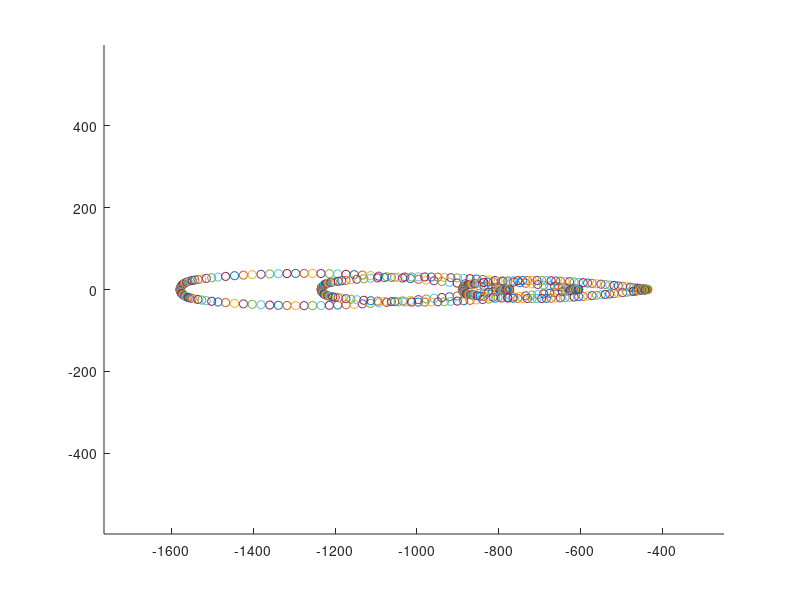
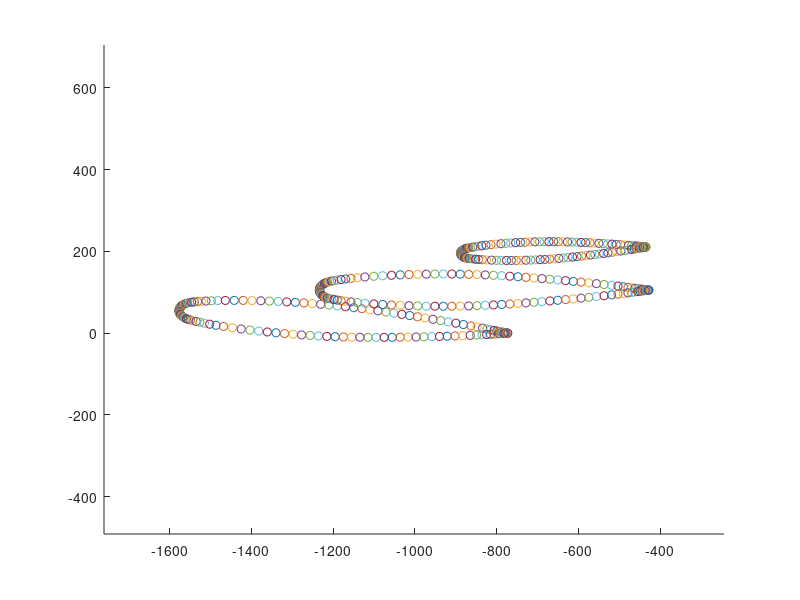

The MATLAB script that drew these images, in order:
%%%%%%%%%%%%%%%%%%%%%%%%%%%%%%%%%%%%%%%%%%%%%%%%%%%%%%%%%%%%%%%%%%%%%%
%       Hicks-Henne Bump function Parameterization                   %
%                   16 Aug 2016                                      %
%             3D Wing parameterization                               %
%%%%%%%%%%%%%%%%%%%%%%%%%%%%%%%%%%%%%%%%%%%%%%%%%%%%%%%%%%%%%%%%%%%%%%
clear all;
close all;
clc;
format long;
panels = 3;
hh = 5;
t_b = 4;
load airfoils/oneraup.txt
load airfoils/oneradown.txt
load dp/dispx.txt
load dp/dispy.txt
load dp/dp.txt
load dp/scale.txt
load dp/twist.txt
ubase = oneraup(:,2);
xu = oneraup(:,1);
lbase = oneradown(:,2);
xl = oneradown(:,1);
dispx = dispx(:,1);
dispy = dispy(:,1);
scale = scale(:,1);
twistnew = twist(:,1);
dpas = dp(:,1);
dpbs = dp(:,2);
for i = 1:panels
    for j = 1:hh
        dpa(i,j) = dpas((i-1)*hh + j);
        dpb(i,j) = dpbs((i-1)*hh + j);
    end
end



ypanelpos = zeros(panels,1);
xpanelpos = zeros(panels,1);
chordlen = zeros(panels,1);
ubasepanel = zeros(panels,size(ubase,1));
lbasepanel = zeros(panels,size(lbase,1));
unewpanel = zeros(panels,size(ubase,1));
lnewpanel = zeros(panels,size(lbase,1));
xubasepanel = zeros(panels,size(ubase,1));
xlbasepanel = zeros(panels,size(lbase,1));
xunewpanel = zeros(panels,size(ubase,1));
xlnewpanel = zeros(panels,size(lbase,1));
twist = zeros(panels,1);


span = 1196.3;
tspan = 2734.5;
xspan = 1578.7;
sweep = 26.7;
leangle = 60;
teangle = 74.219120;
sweep = sweep*pi/180;
leangle = leangle*pi/180;
teangle = teangle*pi/180;
ypanelpos = 0:span/(panels-1):span;

for i = 1:panels
    h = 1/(hh+1);
    bump_pos = 0+h:h:1-h;
    
    xpanelpos(i) = (tspan-ypanelpos(i))/tan(0.5*pi-sweep);
    chordlen(i) = ((tspan-ypanelpos(i))/tan(leangle)) - ((tspan-ypanelpos(i))/tan(teangle));
    %Scaling
    ubasepanel(i,:) = chordlen(i).*ubase;
    lbasepanel(i,:) = chordlen(i).*lbase;
    xubasepanel(i,:) = chordlen(i).*xu;
    xlbasepanel(i,:) = chordlen(i).*xl;
    %Translating
    xubasepanel(i,:) = xubasepanel(i,:) - (tspan-ypanelpos(i))/tan(leangle);
    xlbasepanel(i,:) = xlbasepanel(i,:) - (tspan-ypanelpos(i))/tan(leangle);
    % Twisting
    xubasepanel(i,:) = (xubasepanel(i,:) - xubasepanel(i,size(ubase,1)))*cos(twist(i)*pi/180) + ...
        (ubasepanel(i,:) - ubasepanel(i,size(ubase,1)))*sin(twist(i)*pi/180) + xubasepanel(i,size(ubase,1));
    ubasepanel(i,:) = -(xubasepanel(i,:) - xubasepanel(i,size(ubase,1)))*sin(twist(i)*pi/180) + ...
        (ubasepanel(i,:) - ubasepanel(i,size(ubase,1)))*cos(twist(i)*pi/180) + ubasepanel(i,size(ubase,1));
    xlbasepanel(i,:) = (xlbasepanel(i,:) - xlbasepanel(i,size(lbase,1)))*cos(twist(i)*pi/180) + ...
        (lbasepanel(i,:) - lbasepanel(i,size(lbase,1)))*sin(twist(i)*pi/180) + xlbasepanel(i,size(ubase,1));
    lbasepanel(i,:) = -(xlbasepanel(i,:) - xlbasepanel(i,size(lbase,1)))*sin(twist(i)*pi/180) + ...
        (lbasepanel(i,:) - lbasepanel(i,size(lbase,1)))*cos(twist(i)*pi/180) + lbasepanel(i,size(ubase,1));
    %Plotting
    figure(1);
    hold on;
    for j = 1:size(ubase,1)
       scatter3(xubasepanel(i,j),ubasepanel(i,j),ypanelpos(i),'r*');
    end
    for j = 1:size(lbase,1)
       scatter3(xlbasepanel(i,j),lbasepanel(i,j),ypanelpos(i),'r*');
    end
    axis equal tight;

    %Updating
    
    %Untwisting
    xunewpanel(i,:) = (xubasepanel(i,:) - xubasepanel(i,size(ubase,1)))*cos(-twist(i)*pi/180) + ...
        (ubasepanel(i,:) - ubasepanel(i,size(ubase,1)))*sin(-twist(i)*pi/180) + xubasepanel(i,size(ubase,1));
    unewpanel(i,:) = -(xubasepanel(i,:) - xubasepanel(i,size(ubase,1)))*sin(-twist(i)*pi/180) + ...
        (ubasepanel(i,:) - ubasepanel(i,size(ubase,1)))*cos(-twist(i)*pi/180) + ubasepanel(i,size(ubase,1));
    xlnewpanel(i,:) = (xlbasepanel(i,:) - xlbasepanel(i,size(lbase,1)))*cos(-twist(i)*pi/180) + ...
        (lbasepanel(i,:) - lbasepanel(i,size(lbase,1)))*sin(-twist(i)*pi/180) + xlbasepanel(i,size(ubase,1));
    lnewpanel(i,:) = -(xlbasepanel(i,:) - xlbasepanel(i,size(lbase,1)))*sin(-twist(i)*pi/180) + ...
        (lbasepanel(i,:) - lbasepanel(i,size(lbase,1)))*cos(-twist(i)*pi/180) + lbasepanel(i,size(ubase,1));
    %Translating back
    xunewpanel(i,:) = xunewpanel(i,:) + (tspan-ypanelpos(i))/tan(leangle);
    xlnewpanel(i,:) = xlnewpanel(i,:) + (tspan-ypanelpos(i))/tan(leangle); 
    %Scaling down
    unewpanel(i,:) = unewpanel(i,:)./chordlen(i);
    lnewpanel(i,:) = lnewpanel(i,:)./chordlen(i);
    xunewpanel(i,:) = xunewpanel(i,:)./chordlen(i);
    xlnewpanel(i,:) = xlnewpanel(i,:)./chordlen(i);
    
    % Hicks-Henne Update
    for k = 1:size(ubase)
        sum = 0;
        for j = 1:hh
            m = log(0.5)/log(bump_pos(j));
            sum = sum + dpa(i,j)*(sin(pi*xunewpanel(i,k)^m)^t_b);
            %gradu(i,j) = sin(pi*xunewpanel(i,k)^m)^t_b;
        end
        unewpanel(i,k) = unewpanel(i,k) + sum;
    end
    for k = 1:size(lbase)
        sum = 0;
        for j = 1:hh
            m = log(0.5)/log(bump_pos(j));
            sum = sum + dpb(i,j)*(sin(pi*xlnewpanel(i,k)^m)^t_b);
            %gradu(i,j) = sin(pi*xunewpanel(i,k)^m)^t_b;
        end
        lnewpanel(i,k) = lnewpanel(i,k) + sum;
    end
    
    %Scaling
    unewpanel(i,:) = scale(i).*unewpanel(i,:);
    lnewpanel(i,:) = scale(i).*lnewpanel(i,:);
    xunewpanel(i,:) = scale(i).*xunewpanel(i,:);
    xlnewpanel(i,:) = scale(i).*xlnewpanel(i,:);
    
    %Translating
    xunewpanel(i,:) = xunewpanel(i,:) - dispx(i);
    xlnewpanel(i,:) = xlnewpanel(i,:) - dispx(i);
    unewpanel(i,:) = unewpanel(i,:) + dispy(i);
    lnewpanel(i,:) = lnewpanel(i,:) + dispy(i);
    
    %twisting
    xunewpanel(i,:) = (xunewpanel(i,:) - xunewpanel(i,size(ubase,1)))*cos(twistnew(i)*pi/180) + ...
        (unewpanel(i,:) - unewpanel(i,size(ubase,1)))*sin(twistnew(i)*pi/180) + xunewpanel(i,size(ubase,1));
    unewpanel(i,:) = -(xunewpanel(i,:) - xunewpanel(i,size(ubase,1)))*sin(twistnew(i)*pi/180) + ...
        (unewpanel(i,:) - unewpanel(i,size(ubase,1)))*cos(twistnew(i)*pi/180) + unewpanel(i,size(ubase,1));
    xlnewpanel(i,:) = (xlnewpanel(i,:) - xlnewpanel(i,size(lbase,1)))*cos(twistnew(i)*pi/180) + ...
        (lnewpanel(i,:) - lnewpanel(i,size(lbase,1)))*sin(twistnew(i)*pi/180) + xlnewpanel(i,size(ubase,1));
    lnewpanel(i,:) = -(xlnewpanel(i,:) - xlnewpanel(i,size(lbase,1)))*sin(twistnew(i)*pi/180) + ...
        (lnewpanel(i,:) - lnewpanel(i,size(lbase,1)))*cos(twistnew(i)*pi/180) + lnewpanel(i,size(ubase,1));
    
    figure(2);
    hold on;
    for j = 1:size(ubase,1)
       scatter3(xunewpanel(i,j),unewpanel(i,j),ypanelpos(i),'r*');
    end
    for j = 1:size(lbase,1)
       scatter3(xlnewpanel(i,j),lnewpanel(i,j),ypanelpos(i),'r*');
    end
    axis equal tight;

    
     


end



